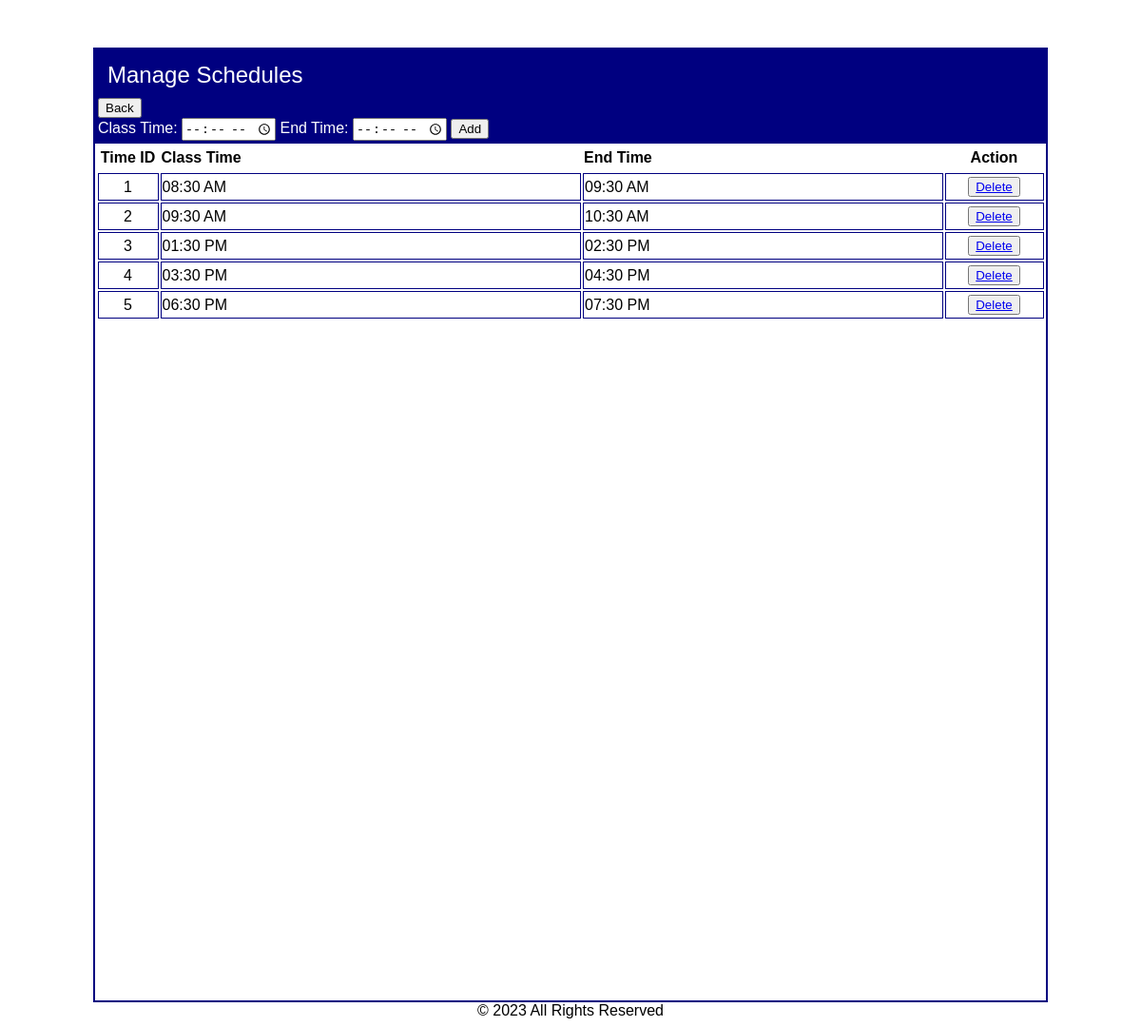
Page /admin/manageschedule.php (signed in) on the earlier database version.
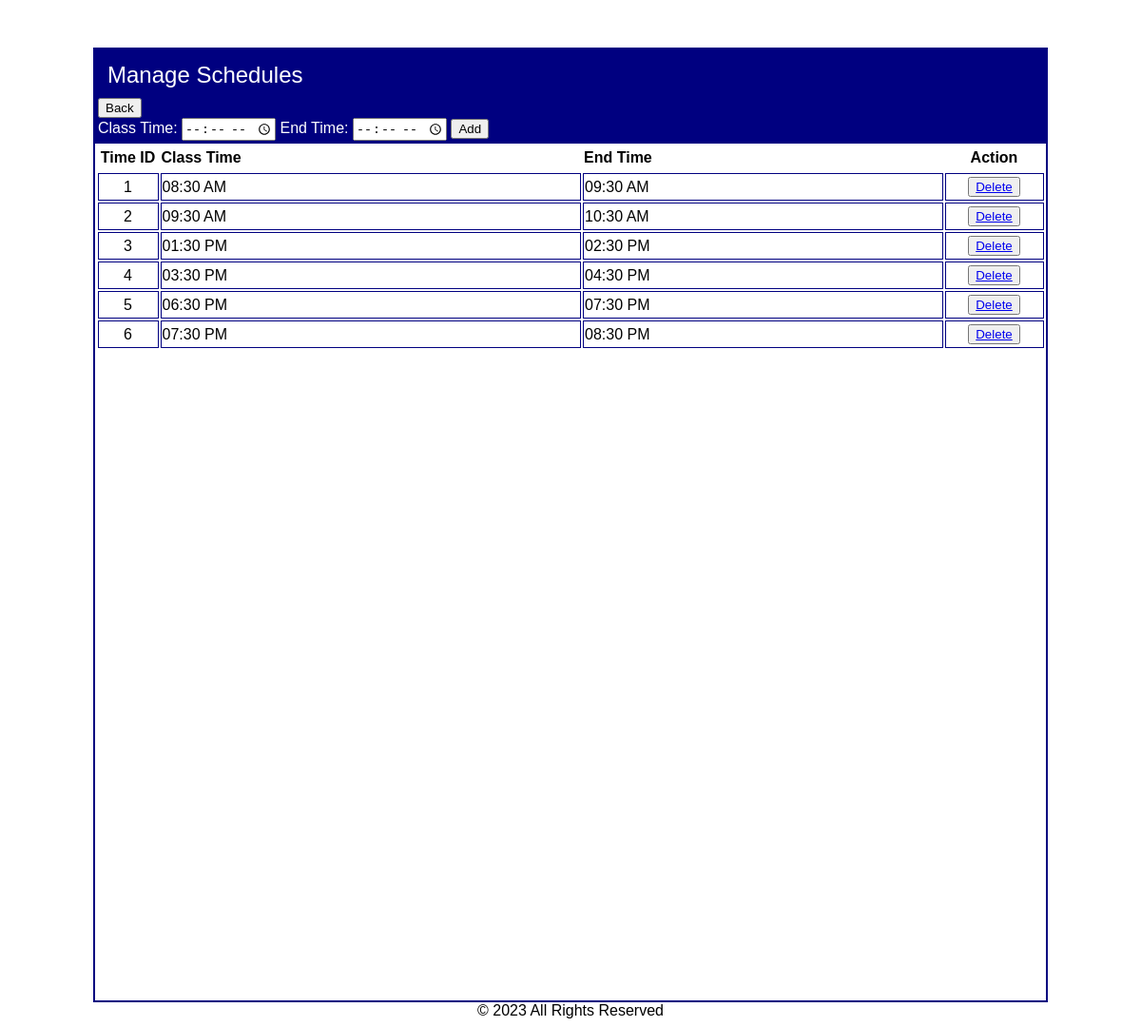
Same page on the later database version.
### tables this page shows
CREATE TABLE IF NOT EXISTS `datetimes` (
  `time_id` int NOT NULL AUTO_INCREMENT,
  `classtime` time DEFAULT NULL,
  `endtime` time DEFAULT NULL,
  PRIMARY KEY (`time_id`)
);

### admin/manageschedule.php (the view, shortened to what this page needs)
<?php
include("../dbconfig.php");
$sql = "SELECT * FROM datetimes";
$result = $db->query($sql);
$schedules = [];
if ($result->num_rows > 0) {
    while ($row = $result->fetch_assoc()) {
        $schedules[] = $row;
    }
}
?>
<!DOCTYPE html>
<html lang="en">
<head>
</head>
<body>
    <div align="center">
        <div style="width:1000px; height:1000px; border: solid 2px #000080;" align="left">
            <div style="background-color:#000080; color:#FFFFFF; padding:3px;">
                <p style="font-size:x-large; margin: 10px;">Manage Schedules</p>
                <a href="index.php" align='left'><button>Back</button></a>
                <form action="" method="post">
                    <label>Class Time: </label>
                    <input type="time" id="classtime" name="classtime" required>
                    <label>End Time: </label>
                    <input type="time" id="endtime" name="endtime" required>
                    <input type="submit" value="Add">
                </form>
            </div>
            <table width='999' align='center'>
                <tr height='25'>
                    <th>Time ID</th>
                    <th align='left'>Class Time</th>
                    <th align='left'>End Time</th>
                    <th>Action</th>
                </tr>
                <tr>
                    <?php
                    foreach ($schedules as $schedule) {
                        echo "<tr>";
                        echo "<td height='25' width='60' align='center' style='border: solid 1px #000080;'>{$schedule['time_id']}</td>";
                        $formattedClassTime = date("h:i A", strtotime($schedule['classtime']));
                        $formattedEndTime = date("h:i A", strtotime($schedule['endtime']));
                        echo "<td style='border: solid 1px #000080;'>{$formattedClassTime}</td>";
                        echo "<td style='border: solid 1px #000080;'>{$formattedEndTime}</td>";
                        echo "<td align='center' style='border: solid 1px #000080;' width='100'><button><a href='?delete_schedule={$schedule['time_id']}'>Delete</a></button></td>";
                        echo "</tr>";
                    }
                    ?>
                </tr>
            </table>
        </div>
    </div>
    <footer style="text-align: center;">
        &copy; 2023 All Rights Reserved
    </footer>
</body>
</html>

Differences in the rows shown:
added datetimes: time_id "6", classtime "07:30 PM", endtime "08:30 PM"
